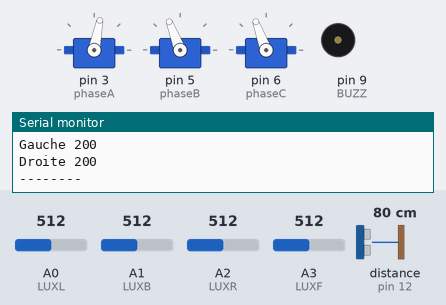
Recording of a sketch running on a simulated Arduino Uno, built with avr-gcc and run on an emulated ATmega328P. On the bench: 3 × servo, buzzer (waves = sounding), the last lines printed to the serial monitor. Wiring (inferred from the names in the program): ultrasonic range finder: trigger pin 8; echo pin 12. The inputs (shaded band) are chosen by the test bench; at power-on: distance to the obstacle (sensor on pin 12) 80 cm, A0 (LUXL) = 512, A1 (LUXB) = 512, A2 (LUXR) = 512, A3 (LUXF) = 512. The echo pulse lasts 58.3 µs per cm; random numbers use the default seed unless the sketch sets one.

Above: at 2.7 s.
2.8 s: distance to the obstacle (sensor on pin 12) set to 2 cm
At 3.07 s:
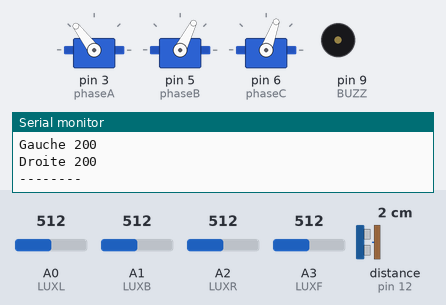
14.2 s: distance to the obstacle (sensor on pin 12) set to 35 cm
At 14.91 s:
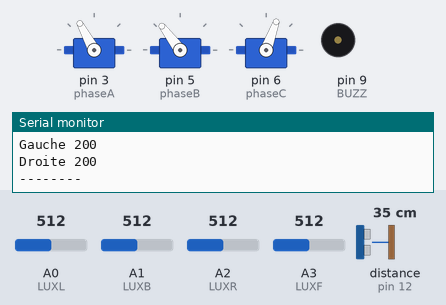
Timing chart, 0 to 23.7 s (numbered marks = the images above; inputs shaded):
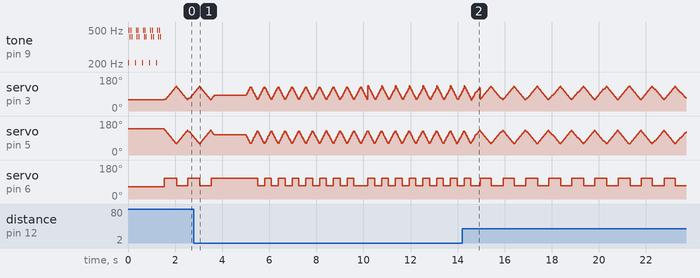

The sketch:

QuanticAnt.ino
```cpp
/***********************************************************************
*
*.______   .______        ______          __   _______ .___________.   .___  ___.   ______        _______. __    __
*|   _  \  |   _  \      /  __  \        |  | |   ____||           |   |   \/   |  /  __  \      /       ||  |  |  |
*|  |_)  | |  |_)  |    |  |  |  |       |  | |  |__   `---|  |----`   |  \  /  | |  |  |  |    |   (----`|  |__|  |
*|   ___/  |      /     |  |  |  | .--.  |  | |   __|      |  |        |  |\/|  | |  |  |  |     \   \    |   __   |
*|  |      |  |\  \----.|  `--'  | |  `--'  | |  |____     |  |        |  |  |  | |  `--'  | .----)   |   |  |  |  |
*| _|      | _| `._____| \______/   \______/  |_______|    |__|        |__|  |__|  \______/  |_______/    |__|  |__|
*
* ___     ___    __    ___         ___     ___    __    ___
*|__ \   / _ \  /_ |  / _ \       |__ \   / _ \  /_ |  / _ \
*   ) | | | | |  | | | (_) |  ______ ) | | | | |  | | | (_) |
*  / /  | | | |  | |  > _ <  |______/ /  | | | |  | |  \__, |
* / /_  | |_| |  | | | (_) |       / /_  | |_| |  | |    / /
*|____|  \___/   |_|  \___/       |____|  \___/   |_|   /_/
*
*  ______      __    __       ___      .__   __. .___________. __    ______         ___      .__   __. .___________.
* /  __  \    |  |  |  |     /   \     |  \ |  | |           ||  |  /      |       /   \     |  \ |  | |           |
*|  |  |  |   |  |  |  |    /  ^  \    |   \|  | `---|  |----`|  | |  ,----'      /  ^  \    |   \|  | `---|  |----`
*|  |  |  |   |  |  |  |   /  /_\  \   |  . `  |     |  |     |  | |  |          /  /_\  \   |  . `  |     |  |
*|  `--'  '--.|  `--'  |  /  _____  \  |  |\   |     |  |     |  | |  `----.    /  _____  \  |  |\   |     |  |
* \_____\_____\\______/  /__/     \__\ |__| \__|     |__|     |__|  \______|   /__/     \__\ |__| \__|     |__|
*
* de l'équipe Nicolas, Quentin et Soufian
*
* Le projet vise à réaliser un robot imitant le comportement d'un insecte.
* -Déplacements aléatoires sur pattes
* -Photosensible
* -Evitement d'obstacles proches
* -s'immobilise et "Chante" lorsque la luminosité est faible
*
*
*
***********************************************************************/

#include <Servo.h> // Voir l'exemple "SERVO" dans le menu arduino

#define USL 11 //Ultrason Left
#define USF 8//Ultrason Front
#define USR 10//Ultrason Right
#define ECHO 12//Retour ultrason
#define BUZZ 9//Buzzer pin (doit etre PWM)
#define LUXL A0//Lumiere Front (doit etre analog)
#define LUXB A1//Lumiere Back (doit etre analog)
#define LUXR A2//Lumiere Left (doit etre analog)
#define LUXF A3//Lumiere Right (doit etre analog)
#define LEDR 2 // led droite rouge
#define LEDL 7 // led gauche rouge

#define PROX_TH 30 // distance en cm a partir de laquelle le robot veut changer de direction
#define NIGHTLEV 400 // Niveau de lumiere correspondant a la nuit (plus grande la valeur, plus facilement le robot passe en mode nuit)
//Variables globales
int C=0; //compteur de loop avec overflow
int quantic=0; // Valeur aleatoire entre 0 et 100 qui change a chaque boucle
int ClearanceF = 100; //distances ultrason mesurees front (defaut 1m)
int ClearanceR = 100;
int ClearanceL = 100;

//----Variables Motrices
//Sens de rotations et positions initiales
int sensA =1;
int sensB =-1;
int sensC =1;
int posA = 59;
int posB = 139;
int posC = 65;
Servo phaseA;  // Moteur droite pin 3
Servo phaseB;  // Moteur gauche pin 5
Servo phaseC;  // Moteur equilibrage pin 6


//Retourne la moyenne de N mesures (moins de bruit) Attention, ne pas utiliser sur un pont diviseur fragile. (>10kohm)
long analogReadN(int pin, int N)
{
  long moy = 0;
  for(int i=0; i<N ; i++)
    moy += analogRead(pin);

  return(moy/N);
}


// Fonction qui genere un bruit une fois invoquee. Inspiree de l'exemple "tone"
// Fonction bloquante, attention ! (le temps du bruit)
void bruit() {

    int melody[] =        {208, 494, 415, 494, 415}; //tons du buzzer
    int noteDurations[] = {96, 96, 96, 96, 96}; // Durees des tons

    for (int thisNote = 0; thisNote < 5; thisNote++)
    {
      int noteDuration = 3000 / noteDurations[thisNote];
      int pauseBetweenNotes = noteDuration * 1.30;
      tone(BUZZ, melody[thisNote], noteDuration);
      delay(pauseBetweenNotes);
      // stop the tone playing:
      noTone(BUZZ);
    }
}


//Fonction qui retourne la distance en mm entre le capteur "Broche" et un obstacle à moins de 2m.
//Bloque le code pendant 6ms max
float DistUS(int Broche) {
  float Dist = 0.0;
  //Impulsion pour le capteur US
  digitalWrite(Broche, LOW);
  delayMicroseconds(5);
  digitalWrite(Broche, HIGH);
  delayMicroseconds(10);
  digitalWrite(Broche, LOW);

  // Recupere le signal echo des capteurs
  // La duree est en microseconds
  pinMode(ECHO, INPUT);
  Dist = (pulseIn(ECHO, HIGH, 15000)/2) / 29.1;
  // conversion du temps en distance en divisant par 29.1
  if(Dist == 0)
   return ( 200.0);
  else
   return (Dist);

}


// Retourne La direction sombre
int DirLowLux() {
  //Front, Right, Back, Left 0° -> 360° sens horaire
  int LumF =  analogReadN(LUXF, 10);
  int LumL =  analogReadN(LUXL, 10);
  int LumR =  analogReadN(LUXR, 10);
  int LumB =  analogReadN(LUXB, 10);

  if(LumF > LumR && LumF > LumL && LumF > LumB)
   return(2); // Derriere
  if(LumR > LumF && LumR > LumL && LumR > LumB)
   return(4); // gauche
 if(LumB > LumR && LumB > LumL && LumB > LumF)
   return(8); // Devant
 if(LumL > LumR && LumL > LumF && LumL > LumB)
   return(6); // Droite
}

//Retourne la luminosite la plus forte (sonde les 4 capteurs).
int MaxLux() {
  int maxL = analogReadN(LUXF, 10);
  if( analogReadN(LUXL, 10) > maxL)
     maxL = analogReadN(LUXL, 10);
  if( analogReadN(LUXR, 10) > maxL)
     maxL = analogReadN(LUXR, 10);
  if( analogReadN(LUXB, 10) > maxL)
     maxL = analogReadN(LUXB, 10);
  return maxL;
}


//Controle des yeux rouge du robot
void yeux(int droite, int gauche)
{
  digitalWrite(LEDR, droite);
  digitalWrite(LEDL, gauche);
}


// Deplace QuanticAnt a la vitesse speed. La valeur Dir donne la direction selon le pave numerique
//789 : 8 = avancer
//456 : 4 et 6 = tourner
//123 : 2 = reculer
void Motrice(int vitesse, int dir)
{

  //La phase A oscille entre 60 et 130
  if(posA<=59)
      sensA =4;
  if( posA >= 130)
      sensA = -4;

  // La phase B oscille entre 60 et 130
  if(posB<=59)
  {
      sensB =4;
      //Controle de la phase C au moment ou B est en butee
      if(dir ==8 || dir == 4)
        posC = 70;
      else // Dans le cas de la marche avant ou rotation Droite on inverse le mouvement
        posC = 110;
  }
    if( posB >= 130)
    {
      sensB = -4;

      //Correction du dephasage avec A selon la direction
      if(dir ==8 || dir == 2)
        posA = 59;
      if(dir ==4 || dir == 6)
        posA = 130;

      //Correction du dephasage avec C selon la direction
      if(dir == 2 || dir == 6)
        posC = 70;
      else
        posC = 110;


    }

    posA+=sensA;
    posB+=sensB;
    phaseA.write(posA);
    phaseB.write(posB);
    phaseC.write(posC);
    delay(80/vitesse);
}


// Execution unique
void setup() {

  //Initialisation des capteurs US
  pinMode(LUXF, INPUT);
  pinMode(LUXB, INPUT);
  pinMode(LUXR, INPUT);
  pinMode(LUXL, INPUT);
  pinMode(USL, OUTPUT);
  pinMode(USF, OUTPUT);
  pinMode(USR, OUTPUT);
  pinMode(ECHO, OUTPUT);
  digitalWrite(USL, LOW);
  digitalWrite(USF, LOW);
  digitalWrite(USR, LOW);


  randomSeed(analogRead(A4)); // Recuperation des parasites pour generer le random

  //Preparation des moteurs
  phaseA.attach(3);
  phaseB.attach(5);
  phaseC.attach(6);

  phaseA.write(posA);
  phaseB.write(posB);
  phaseC.write(posC);


  Serial.begin(9600);


  //Le robot dit bonjour
  for(int j=0; j<5 ;j++)
  {
    bruit();
    yeux(HIGH, LOW);
    delay(50);
    yeux(LOW, HIGH);
    delay(50);
  }
  yeux(LOW, LOW);
}


/*Logique de bord :
1) Verifier la luminosité. Sombre => arret et chant
2) sinon verifier la position des obstacles => manoeuvre
3) sinon aller vers l'avant

Evolution possible : Utiliser les 4 capteurs de luminosite pour diriger le robot vers le noir.
Les capteurs sont presents mais pas utilises dans le code actuel. La fonction qui determine la direction sombre
est deja codee.
*/


void loop() {


  quantic = random(0, 100); // Nombre aleatoire de ce cycle

  //Recuperation des distances aux objets (prend du temps !!)
  ClearanceF = DistUS(USF);
  ClearanceL = DistUS(USL);
  ClearanceR = DistUS(USR);

  Serial.println("Avant "+String(ClearanceF));
  Serial.println("Gauche "+String(ClearanceL));
  Serial.println("Droite "+String(ClearanceR));
  Serial.println("--------");

  //Comportement dans le noir
  if(MaxLux() < NIGHTLEV)
  {
    //Comportement aleatoire des yeux
    if(quantic < 10)
      yeux(LOW, LOW);
    if(quantic >= 10 && quantic < 40)
      yeux(LOW, HIGH);
    if(quantic >= 40 && quantic < 80)
      yeux(HIGH, LOW);
    if(quantic >= 80)
      yeux(HIGH, HIGH);

    phaseC.write(90); // relaxe le moteur avant
    delay(100);
    if(C%7 == 0)
      bruit(); //Blocant quelques diziemes de secondes

  }
  else // Il fait jour, on se deplace
  {
    yeux(LOW, LOW);

    //Gestion des collisions.
    if((ClearanceR < PROX_TH)) // Tourner vers gauche
    {
       yeux(HIGH, HIGH);
       delay(1300); // Le robot fait le mort
       for(int j=0 ; j<130 ; j++)
        Motrice(3, 4);
    }
    else if( ClearanceL < PROX_TH)// Tourner vers droite
    {
       yeux(HIGH, HIGH);
       delay(1300); // Le robot fait le mort
       for(int j=0 ; j<130 ; j++)
        Motrice(3, 6);
    }
    else if(ClearanceF < PROX_TH)// Reculer puis demi-tour
    {
     yeux(HIGH, HIGH);
     delay(1300); // Le robot fait le mort
    for(int j=0 ; j<300 ; j++)
      Motrice(5, 2);
    for(int j=0 ; j<300 ; j++)
      Motrice(5, 4);

    }
    if(ClearanceL>PROX_TH && ClearanceR>PROX_TH && ClearanceF>PROX_TH) // Aucun objet ne gene. On execute la marche habituelle du robot
    {

      //Fonction de marche aleatoire 1% dns un sens, 3% dans l'autre, 96% tout droit
//    if(quantic < 2) // Parfois l'insecte tourne sans raison dans un sens
//    {
//     for(int j=0 ; j<30 ; j++)
//        Motrice(3, 4);
//    }
//    if(quantic >= 2 && quantic < 5) // ou dans l'autre !
//    {
//     for(int j=0 ; j<30 ; j++)
//        Motrice(3, 6);
//    }
//    if(quantic >= 5) // Le reste du temps il avance
//    {
//    for(int j=0 ; j<30 ; j++)
//      Motrice(3, 8);
//    }
//    Serial.println(quantic);
//    Motrice(8, DirLowLux()); // Suivi de direction sombre desactive. (instable, besoin de lissage).
//    Serial.println("LowLUX "+String(DirLowLux()));
      for(int j=0 ; j<40 ; j++)
      Motrice(3, 8);


   }

  }


  C++; // Compteur de boucle
}
```
